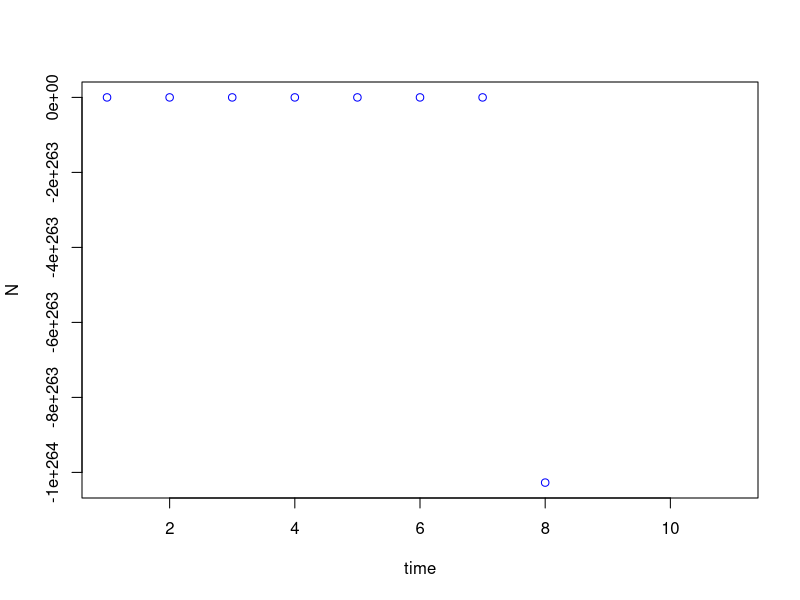

Reproduce this figure in R.
No <- 100
R <- 1.05
maxtime <- 10
K <- 0.9


NN<- matrix(NA, nrow=1, ncol=maxtime+1)
NN[1]=100
for (tt in 1:10) {
  NN[tt+1]= NN[tt]*    (1+   R*    (1-(NN[tt]/K)))}
NN
plot(1:(maxtime+1), NN, xlab="time", ylab="N", col="blue")